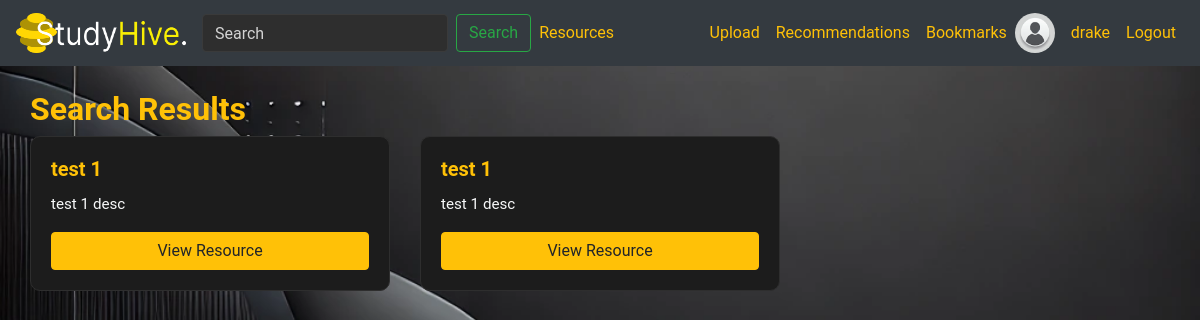
Before: /search/ (signed in) with the older database file.
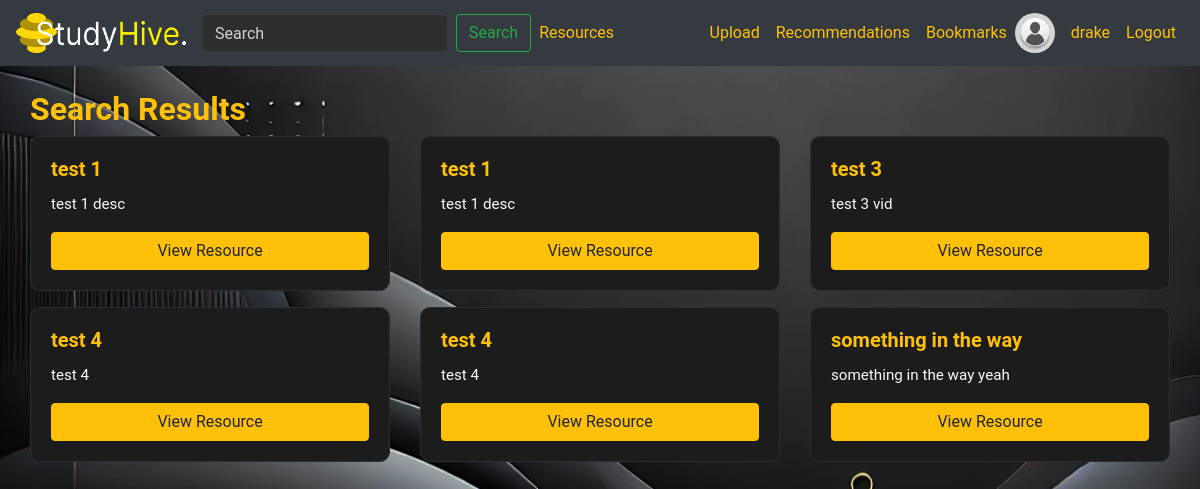
After: the same page with the newer database file.
### library/models.py (models this page shows, shortened)
class Resource(models.Model):
    RESOURCE_TYPE_CHOICES = [
        ('Document', 'Document'),
        ('Video', 'Video'),
    ]
    FILE_TYPE_CHOICES = [
        ('PDF', 'PDF'),
        ('PPT', 'PPT'),
        ('DOC', 'DOC'),
        ('DOCX', 'DOCX'),
        ('YouTube', 'YouTube'),
    ]
    title = models.CharField(max_length=255)
    description = models.TextField(blank=True, null=True)
    resource_type = models.CharField(max_length=20, choices=RESOURCE_TYPE_CHOICES)
    file_type = models.CharField(max_length=20, choices=FILE_TYPE_CHOICES)
    file = models.FileField(upload_to='resources/', blank=True, null=True)
    video_url = models.URLField(blank=True, null=True)
    upload_date = models.DateTimeField(auto_now_add=True)
    uploader = models.ForeignKey(User, on_delete=models.CASCADE, related_name='uploaded_resources')
    subject = models.ForeignKey(Subject, on_delete=models.SET_NULL, null=True, blank=True, related_name='resources')
    views_count = models.IntegerField(default=0)
    downloads_count = models.IntegerField(default=0)
    average_rating = models.FloatField(default=0.0)
    total_ratings = models.IntegerField(default=0)
    bookmarks = models.ManyToManyField(User, through='Bookmark', related_name='bookmarked_resources')
    is_active = models.BooleanField(default=True)
    tags = models.ManyToManyField(Tag, through='ResourceTag', related_name='resources')
    class Meta:
        pass

### library/views.py (the view)
# urls.py: path('search/', views.search_resources, name='search_resources'),
def search_resources(request):
    query = request.GET.get('q')
    resources = Resource.objects.filter(is_active=True)
    if query:
        resources = resources.filter(
            Q(title__icontains=query) |
            Q(description__icontains=query) |
            Q(tags__name__icontains=query)
        ).distinct()
    subject_id = request.GET.get('subject')
    if subject_id:
        resources = resources.filter(subject__id=subject_id)
    resource_type = request.GET.get('resource_type')
    if resource_type:
        resources = resources.filter(resource_type=resource_type)
    file_type = request.GET.get('file_type')
    if file_type:
        resources = resources.filter(file_type=file_type)
    subjects = Subject.objects.all()
    file_types = Resource.FILE_TYPE_CHOICES  # Assuming you have this in your model
    context = {
        'resources': resources,
        'query': query,
        'subjects': subjects,
        'file_types': [ft[0] for ft in file_types],  # Extract file type names
    }
    return render(request, 'library/search_results.html', context)

### library/templates/library/search_results.html (shortened to what this page needs)
{% extends 'library/layout.html' %}
{% block content %}
<div class="container">
    <h2>Search Results{% if query %} for "{{ query }}"{% endif %}</h2>
    {% if resources %}
        <div class="row">
            {% for resource in resources %}
                <div class="col-md-4">
                    <div class="card mb-3">
                        <div class="card-body">
                            <h5 class="card-title">{{ resource.title }}</h5>
                            <p class="card-text">{{ resource.description|truncatewords:20 }}</p>
                            <a href="{% url 'resource_detail' resource_id=resource.id %}" class="btn btn-primary">View Resource</a>
                        </div>
                    </div>
                </div>
            {% endfor %}
        </div>
    {% else %}
        <p>No resources found matching your query.</p>
    {% endif %}
</div>
{% endblock %}

Changed rows visible on the page:
added Resource: title "test 3", description "test 3 vid"
added Resource: title "test 4", description "test 4"
added Resource: title "test 4", description "test 4"
added Resource: title "something in the way", description "something in the way yeah"
